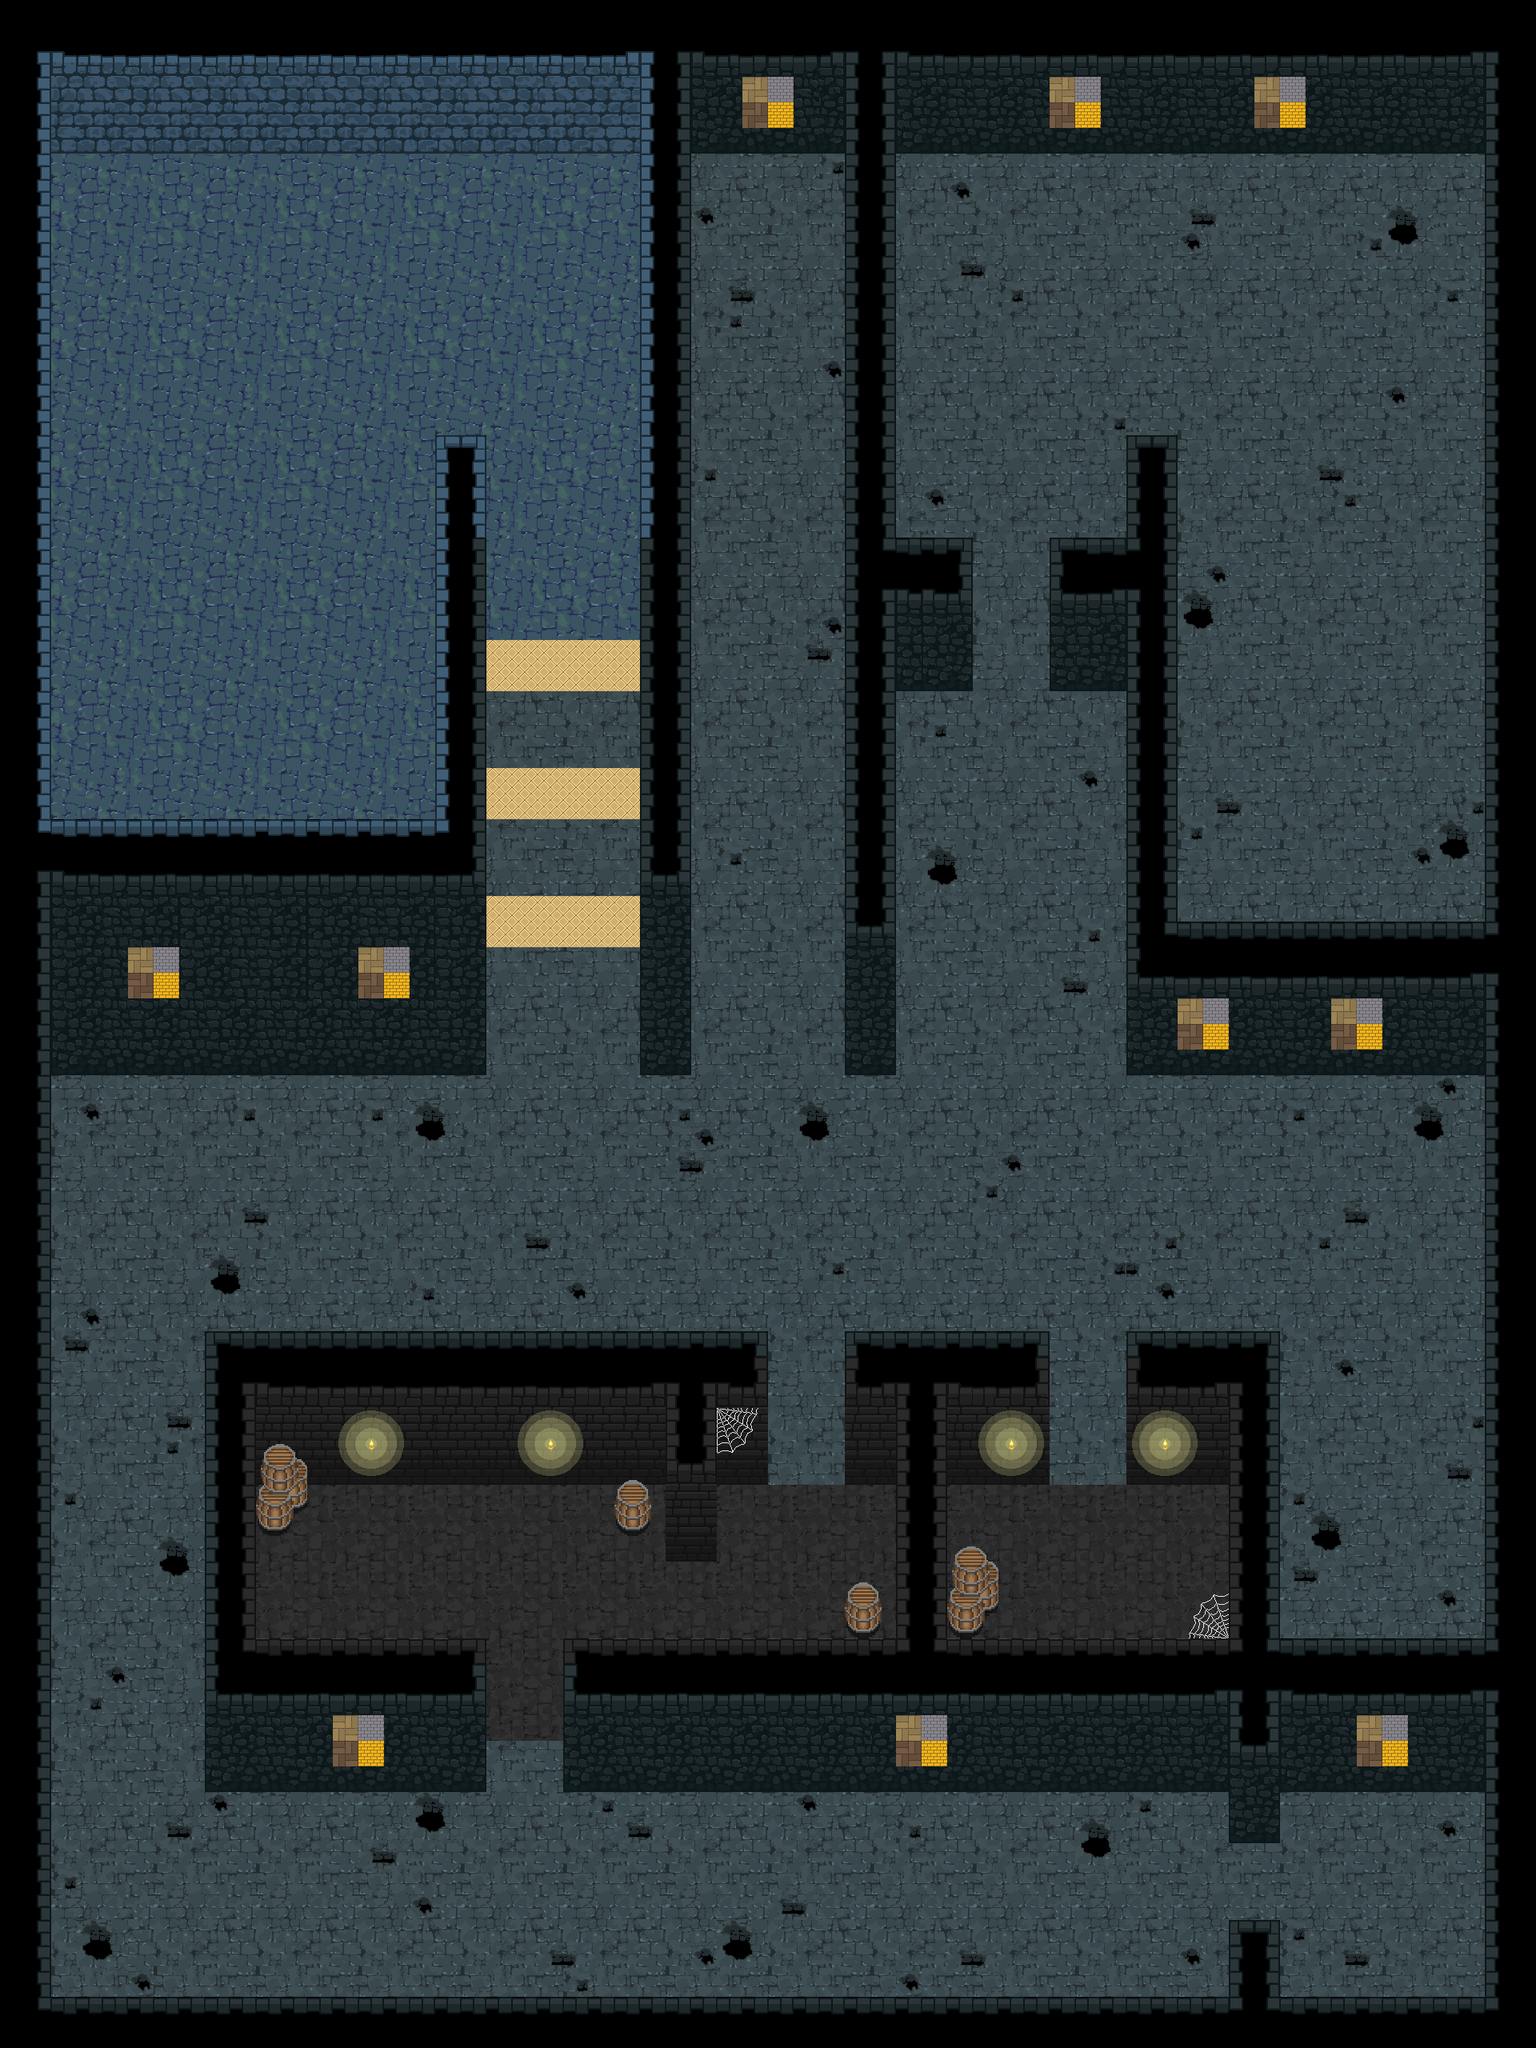

A level layout from a 2D game, rendered from its tile map. Below: a short description, then the map file with tile-grid data replaced by summaries:
An orthogonal 60x80 tile map with 32x32 px tiles, 4 tile layers (suelo, paredes_sincoll, paredes, paredes_esp).

<map version="1.5" tiledversion="1.7.2" orientation="orthogonal" renderorder="right-down" width="60" height="80" tilewidth="32" tileheight="32" infinite="0" nextlayerid="13" nextobjectid="1">
 <tileset firstgid="1" name="dungeon_png_reference" tilewidth="32" tileheight="32" tilecount="1064" columns="8">
  <image source="dungeon_png_reference.png" width="256" height="4256" />
 </tileset>
 <layer id="2" name="suelo" width="60" height="80">
  <properties>
   <property name="Draw" value="1" />
  </properties>
  <data>[4800 cells, 4800 non-empty, 69 distinct tile ids]</data>
 </layer>
 <layer id="6" name="paredes_sincoll" width="60" height="80">
  <properties>
   <property name="Draw" value="1" />
  </properties>
  <data>[4800 cells, 276 non-empty, 1 distinct tile ids]</data>
 </layer>
 <layer id="1" name="paredes" width="60" height="80">
  <properties>
   <property name="Draw" value="1" />
   <property name="Navegation" value="2" />
  </properties>
  <data>[4800 cells, 1344 non-empty, 85 distinct tile ids]</data>
 </layer>
 <layer id="3" name="paredes_esp" width="60" height="80">
  <properties>
   <property name="Draw" value="1" />
   <property name="Navegation" value="3" />
  </properties>
  <data>[4800 cells, 148 non-empty, 46 distinct tile ids]</data>
 </layer>
</map>